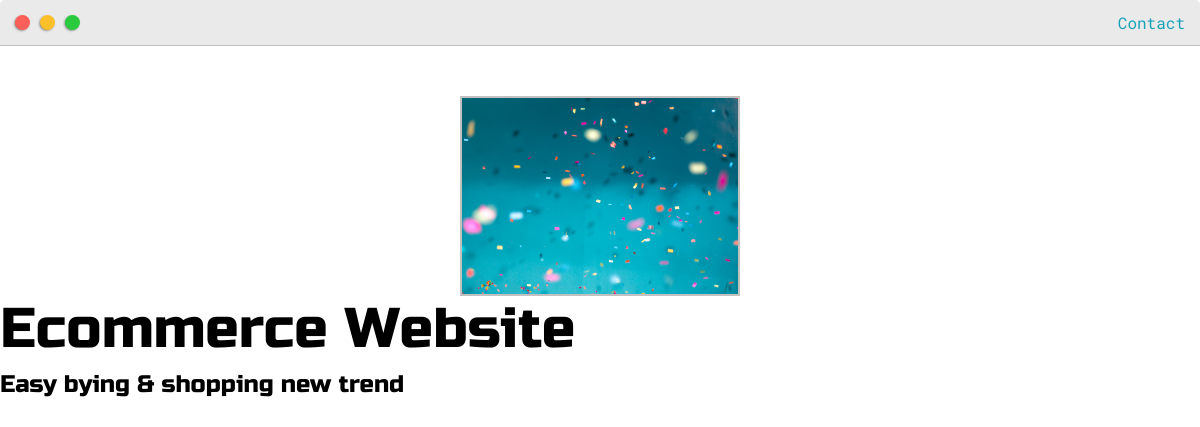
Page /post/Ecommerce_website/ on the committed database.
### resume/models.py (models this page shows, shortened)
class Post(models.Model):
    headline = models.CharField(max_length=200)
    sub_headline = models.CharField(max_length=200, null=True)
    thumbnail = models.ImageField(null=True, blank=True, upload_to="images", default="ecom.jpg")
    body = RichTextUploadingField(null = True, blank = True)
    created = models.DateField(auto_now_add=True)
    active = models.BooleanField(default = False)
    featured = models.BooleanField(default = False)
    tags  = models.ManyToManyField(Tag, null=True)
    slug = models.SlugField(null = True, blank= True)

### resume/views.py (the view)
# urls.py: path('post/<slug:slug>/', views.postpage, name='Post'),
def postpage(request, slug):
    post = Post.objects.get(slug=slug)
    context={'post':post}
    return render (request, 'resume/post.html', context)

### resume/templates/resume/post.html (shortened to what this page needs)
{% extends 'resume/main.html' %}
{% load static %}
{% block content %}
	<div class="left-column">
		<img id="profile_pic" src="{{post.thumbnail.url}}">
		<h1>{{post.headline}}</h1>
		<h4>{{post.sub_headline}}</h4>
	</div>
{% endblock content %}

### static/css/main.css (style rules this page uses)
:root { --mainColor:#eaeaea; --secondaryColor:#fff; --borderColor:#c1c1c1; --mainText:black; --secondaryText:#4b5156; --themeDotBorder:#24292e; --previewBg:rgb(251, 249, 243, 0.8); --previewShadow:#f0ead6; --buttonColor:black; }
html, body { padding: 0; margin: 0; scroll-behavior: smooth; }
body * { transition: 0.3s; }
h1, h2, h3, h4, h5, h6, strong { color: var(--mainText); font-family: 'Russo One', sans-serif; font-weight: 500; }
h1 { font-size: 56px; }
h4 { font-size: 24px; }
.left-column { grid-area: left-column; padding-top: 50px; padding-bottom: 50px; }
#profile_pic { display: block; margin: 0 auto; height: 200px; width: 280px; object-fit: cover; border: 2px solid var(--borderColor); }

### rows in the picture
Post: thumbnail (picture), headline "Ecommerce Website", sub_headline "Easy bying & shopping new trend"
